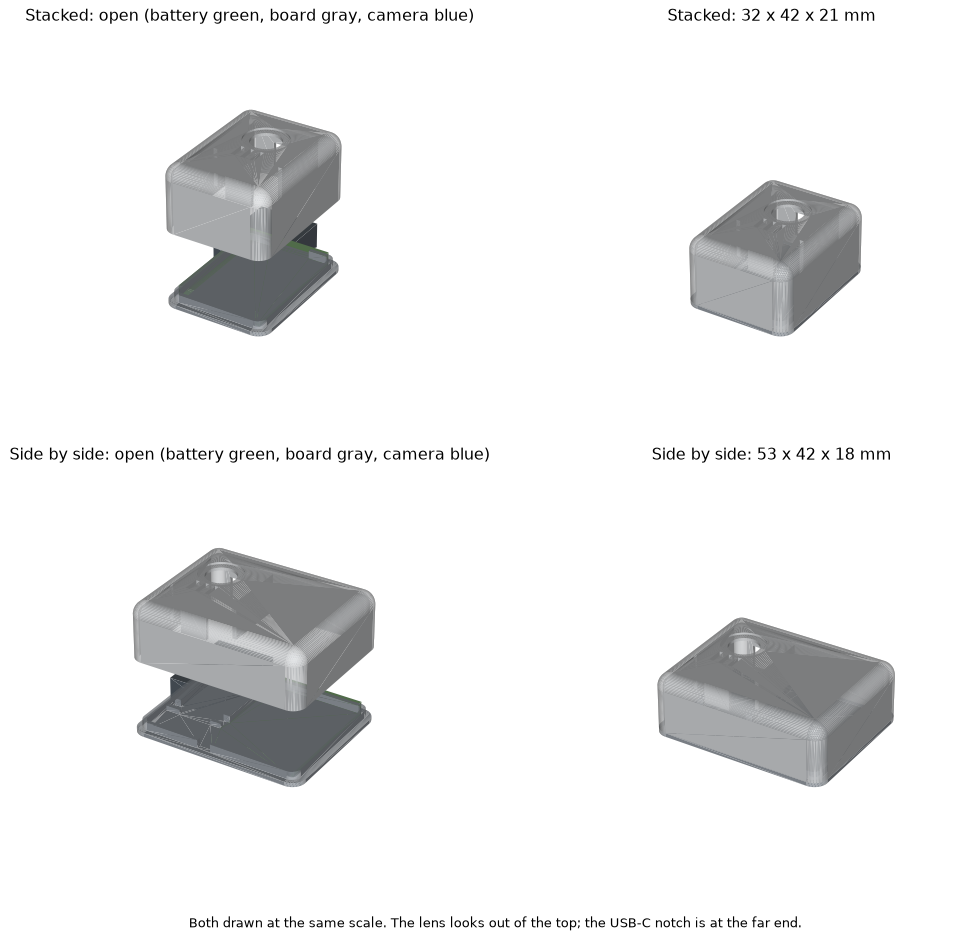

This chart was generated by the following Python code:
"""Render case/preview_camera.png: both camera-box layouts, open and closed."""
import matplotlib
matplotlib.use("Agg")
import matplotlib.pyplot as plt
import numpy as np
from mpl_toolkits.mplot3d.art3d import Poly3DCollection

import make_case as mc


def draw(ax, part, view, color):
    mesh = part.to_mesh()
    tris = np.asarray(mesh.vert_properties)[:, :3][np.asarray(mesh.tri_verts)]
    normals = np.cross(tris[:, 1] - tris[:, 0], tris[:, 2] - tris[:, 0])
    normals /= np.maximum(np.linalg.norm(normals, axis=1, keepdims=True), 1e-9)
    facing = normals @ view > 0
    light = np.clip(normals[facing] @ view, 0.25, 1)
    base = np.array(matplotlib.colors.to_rgb(color))
    ax.add_collection3d(Poly3DCollection(tris[facing], facecolors=np.outer(light, base) * 0.8 + 0.12, edgecolor="none"))


def contents(c):
    z = mc.MINI_FLOOR
    bz = z + c.board_z
    parts = [
        (mc.cube(c.batt_cx - mc.BATTERY_WIDTH / 2, c.batt_cx + mc.BATTERY_WIDTH / 2, c.batt_cy - mc.BATTERY_LENGTH / 2,
                 c.batt_cy + mc.BATTERY_LENGTH / 2, z, z + mc.BATTERY_THICKNESS), "#7bbf6a"),
        (mc.cube(c.board_cx - mc.W11_WIDTH / 2, c.board_cx + mc.W11_WIDTH / 2, c.board_cy - mc.W11_LENGTH / 2,
                 c.board_cy + mc.W11_LENGTH / 2, bz, bz + mc.W11_STACK_HEIGHT - 5.5), "#3b4652"),
        (mc.cube(c.board_cx - 4.5, c.board_cx + 4.5, c.board_cy - 4.5, c.board_cy + 4.5,
                 bz + mc.W11_STACK_HEIGHT - 5.5, bz + mc.W11_STACK_HEIGHT - 3), "#4a90d9"),
        (mc.cylinder(7, bz + mc.W11_STACK_HEIGHT - 3, bz + mc.W11_STACK_HEIGHT, c.board_cx, c.board_cy), "#222222"),
    ]
    return parts


def seated(c, lift=0.0):
    H = c.inner_h + mc.COVER_TOP
    return c.cover().translate((0, 0, -H)).mirror((0, 0, 1)).translate((0, 0, mc.MINI_FLOOR + lift))


fig = plt.figure(figsize=(13, 11), dpi=95)
elev, azim = 30, -58
e, a = np.radians(elev), np.radians(azim)
view = np.array([np.cos(e) * np.cos(a), np.cos(e) * np.sin(a), np.sin(e)])
scenes = []
for c, name in ((mc.CAM_STACKED, "Stacked"), (mc.CAM_SIDE, "Side by side")):
    scenes.append((f"{name}: open (battery green, board gray, camera blue)",
                   [(c.base(), "#9aa3ad")] + contents(c) + [(seated(c, 22), "#e9ecef")]))
    scenes.append((f"{name}: {c.w:.0f} x {c.l:.0f} x {c.h:.0f} mm", [(c.base(), "#9aa3ad"), (seated(c), "#e9ecef")]))
for i, (title, items) in enumerate(scenes):
    ax = fig.add_subplot(2, 2, i + 1, projection="3d")
    for part, color in items:
        draw(ax, part, view, color)
    ax.set_xlim(-30, 30); ax.set_ylim(-30, 30); ax.set_zlim(-2, 52)
    ax.set_box_aspect((60, 60, 54)); ax.view_init(elev, azim); ax.set_title(title); ax.set_axis_off()
fig.text(0.5, 0.02, "Both drawn at the same scale. The lens looks out of the top; the USB-C notch is at the far end.", ha="center")
fig.savefig(__file__.replace("preview_camera.py", "preview_camera.png"), bbox_inches="tight")
